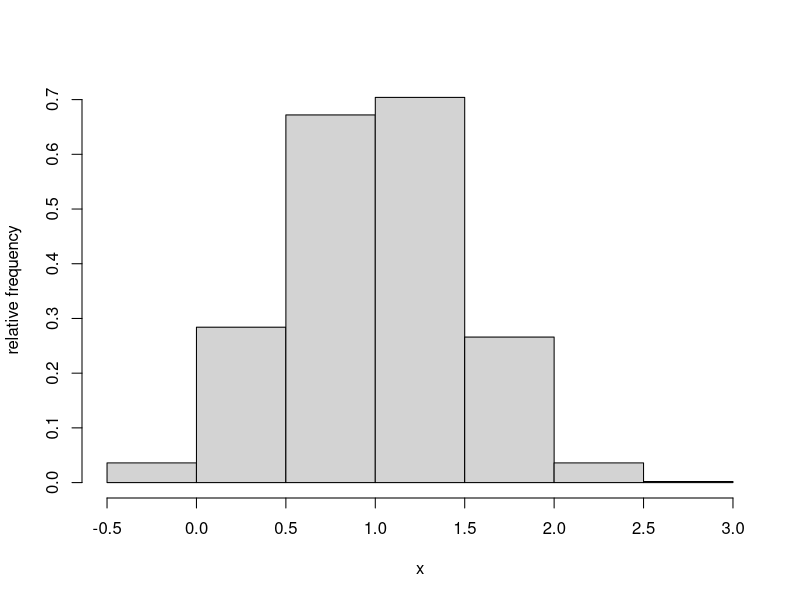
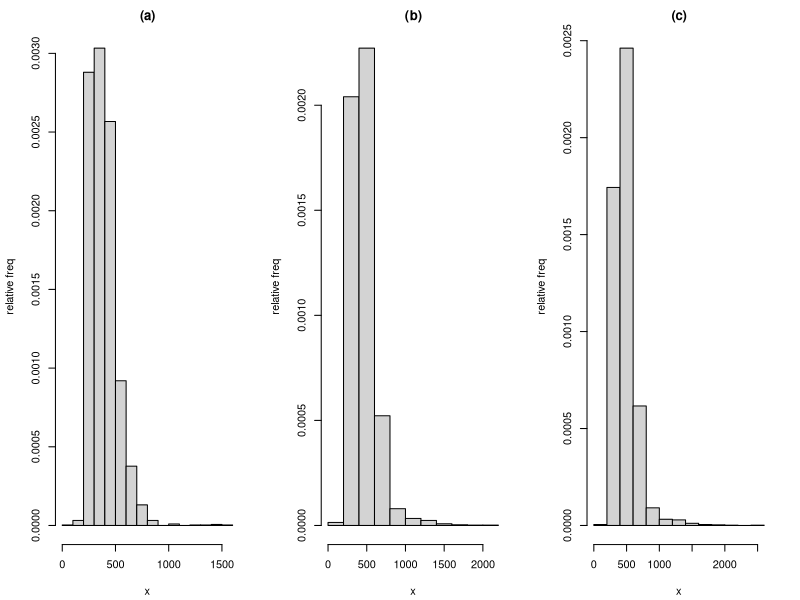
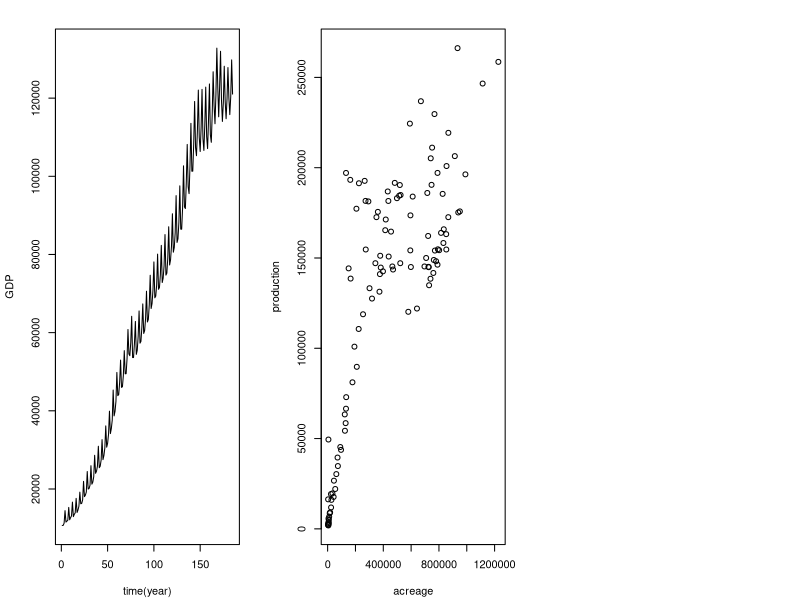

Write the R code that produced these figures, in order.
## ---- chunk 1
data <- read.table("r3/dataset/random1.txt")
## freq=TRUE 絶対数, FALSE 割合
## xlab, ylab: x軸またはy軸のラベル
## main タイトル
hist(data[,1], freq=FALSE, xlab="x", ylab="relative frequency", main=" ")
## ---- chunk 2
x1 <- read.table("r3/dataset/PDA-F.txt", header=T)[,1]
x2 <- read.table("r3/dataset/PDA-L.txt", header=T)[,1]
x3 <- read.table("r3/dataset/PDA-S.txt", header=T)[,1]
# レイアウトを決める
par(mfrow=c(1,3), oma=c(0,0,0,0) + 0.1, mar=c(4,4,2,2) + 0.1) # omaとmarはconstraints
hist(x1, freq=FALSE, xlab="x", ylab="relative freq", main="(a)")
hist(x2, freq=FALSE, xlab="x", ylab="relative freq", main="(b)")
hist(x3, freq=FALSE, xlab="x", ylab="relative freq", main="(c)")
## ---- chunk 3
data <- read.table("r3/dataset/GDP.txt")
matplot(data, type="l", xlab="time(year)", ylab="GDP")
## ---- chunk 4
data <- read.table("r3/dataset/INE.txt", header=T)
plot(data[,1], data[,2], xlab="acreage", ylab="production")
